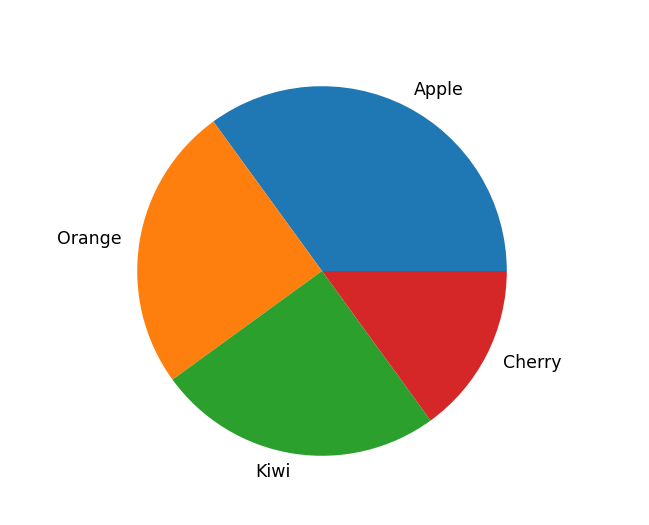

Generate this figure with Python:
import matplotlib.pyplot as plt
import numpy as np

y = np.array([35, 25, 25, 15])
mylabels=["Apple","Orange","Kiwi","Cherry"]

plt.pie(y,labels=mylabels)
plt.show()
